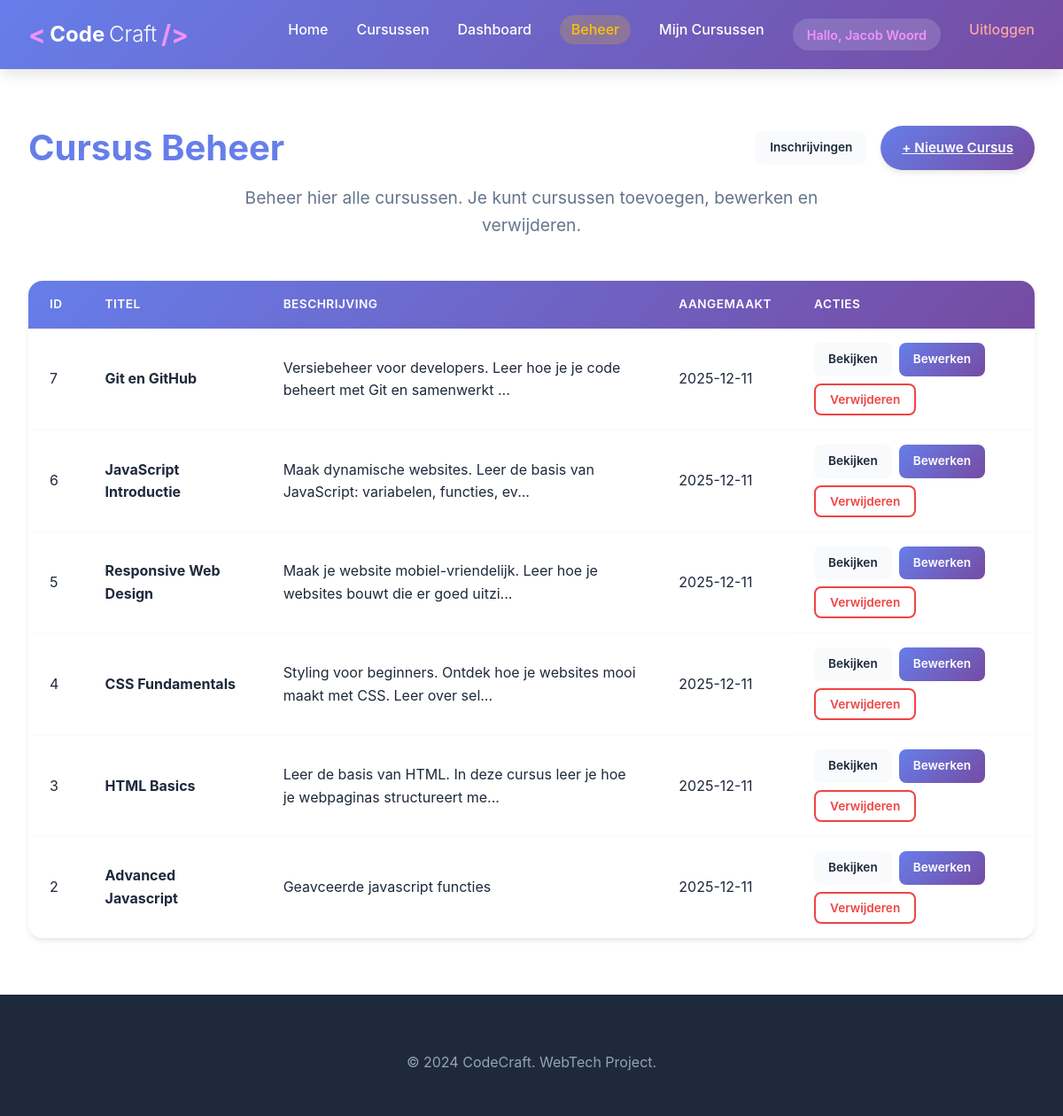
/courses (signed in), run on the app's committed database.
### tables this page shows
CREATE TABLE courses (
            id INTEGER PRIMARY KEY AUTOINCREMENT,
            title TEXT NOT NULL,
            description TEXT,
            created_at DATETIME DEFAULT CURRENT_TIMESTAMP
        );

### py/app.py (the view)
@app.route('/courses')
@admin_required
def list_courses():
    conn = get_db()
    cursor = conn.cursor()
    cursor.execute('SELECT * FROM courses ORDER BY id DESC')
    courses = cursor.fetchall()
    conn.close()
    return render_template('courses.html', courses=courses)

### py/app.py (called while the page is built)
def get_db():
    conn = sqlite3.connect(DATABASE)
    conn.row_factory = sqlite3.Row
    return conn

def admin_required(f):
    @wraps(f)
    def decorated_function(*args, **kwargs):
        if 'user_id' not in session:
            flash('Je moet ingelogd zijn om deze pagina te bekijken.', 'error')
            return redirect(url_for('login_page'))
        if not session.get('is_admin'):
            flash('Je hebt geen toegang tot deze pagina.', 'error')
            return redirect(url_for('index'))
        return f(*args, **kwargs)
    return decorated_function

@app.context_processor
def inject_user():
    return {
        'logged_in': 'user_id' in session,
        'user_name': session.get('user_name'),
        'user_email': session.get('user_email'),
        'is_admin': session.get('is_admin', False)
    }

### templates/courses.html (shortened to what this page needs)
{% extends "base.html" %}
{% block content %}
<section class="page-section" id="admin-courses">
    <div class="container">
        <div class="admin-header">
            <h2>Cursus Beheer</h2>
            <div class="admin-header-buttons">
                <a href="{{ url_for('admin_enrollments') }}" class="btn-action btn-view">Inschrijvingen</a>
                <a href="{{ url_for('create_course') }}" class="submit-button">
                    <span>+ Nieuwe Cursus</span>
                </a>
            </div>
        </div>
        <p class="section-intro">
            Beheer hier alle cursussen. Je kunt cursussen toevoegen, bewerken en verwijderen.
        </p>
        {% if courses %}
        <div class="admin-table-wrapper">
            <table class="admin-table">
                <thead>
                    <tr>
                        <th>ID</th>
                        <th>Titel</th>
                        <th>Beschrijving</th>
                        <th>Aangemaakt</th>
                        <th>Acties</th>
                    </tr>
                </thead>
                <tbody>
                    {% for course in courses %}
                    <tr>
                        <td>{{ course.id }}</td>
                        <td><strong>{{ course.title }}</strong></td>
                        <td>{{ course.description[:80] }}{% if course.description|length > 80 %}...{% endif %}</td>
                        <td>{{ course['created_at'][:10] }}</td>
                        <td class="action-buttons">
                            <a href="{{ url_for('view_course', id=course.id) }}" class="btn-action btn-view">Bekijken</a>
                            <a href="{{ url_for('edit_course', id=course.id) }}" class="btn-action btn-edit">Bewerken</a>
                            <form action="{{ url_for('delete_course', id=course.id) }}" method="POST" style="display: inline;">
                                <button type="submit" class="btn-action btn-delete" onclick="return confirm('Weet je zeker dat je deze cursus wilt verwijderen?')">Verwijderen</button>
                            </form>
                        </td>
                    </tr>
                    {% endfor %}
                </tbody>
            </table>
        </div>
        {% else %}
        <div class="empty-state">
            <p>Er zijn nog geen cursussen.</p>
            <p>Maak je eerste cursus aan om te beginnen!</p>
        </div>
        {% endif %}
    </div>
</section>
{% endblock %}

### static/style.css (style rules this page uses)
:root { --primary-color: #667eea; --primary-dark: #5568d3; --secondary-color: #764ba2; --accent-color: #f093fb; --success-color: #4ade80; --warning-color: #fbbf24; --danger-color: #ef4444; --bg-primary: #ffffff; --bg-secondary: #f8fafc; --bg-dark: #1e293b; --text-primary: #1e293b; --text-secondary: #64748b; --text-light: #94a3b8; --spacing-xs: 0.5rem; --spacing-sm: 1rem; --spacing-md: 2rem; --spacing-lg: 4rem; --spacing-xl: 6rem; --radius-sm: 0.25rem; --radius-md: 0.5rem; --radius-lg: 1rem; --radius-xl: 2rem; --shadow-sm: 0 1px 2px 0 rgb(0 0 0 / 0.05); --shadow-md: 0 4px 6px -1px rgb(0 0 0 / 0.1); --shadow-lg: 0 10px 15px -3px rgb(0 0 0 / 0.1); --shadow-xl: 0 20px 25px -5px rgb(0 0 0 / 0.1); --transition-fast: 0.15s ease; --transition-base: 0.3s ease; --transition-slow: 0.5s ease; }
* { margin: 0; padding: 0; box-sizing: border-box; }
html { scroll-behavior: smooth; }
body { font-family: -apple-system, BlinkMacSystemFont, 'Segoe UI', Roboto, 'Helvetica Neue', Arial, sans-serif; line-height: 1.6; color: var(--text-primary); background: var(--bg-primary); }
h1, h2, h3, h4, h5, h6 { line-height: 1.2; font-weight: 700; }
h2 { font-size: 2.5rem; }
p { margin-bottom: 1rem; }
a { color: var(--primary-color); transition: color var(--transition-base); }
.container { max-width: 1200px; margin: 0 auto; padding: 0 var(--spacing-md); }
section { padding: var(--spacing-lg) 0; }
h2 { color: var(--primary-color); margin-bottom: var(--spacing-md); text-align: center; position: relative; display: inline-block; width: 100%; }
h2::after { content: ''; display: block; width: 100px; height: 4px; background: linear-gradient(90deg, var(--primary-color), var(--accent-color)); margin: 1rem auto; border-radius: 2px; }
.section-intro { text-align: center; font-size: 1.2rem; color: var(--text-secondary); max-width: 700px; margin: 0 auto 3rem; }
.page-section { padding: var(--spacing-lg) 0; min-height: calc(100vh - 200px); }
.submit-button { background: linear-gradient(135deg, var(--primary-color), var(--secondary-color)); color: white; padding: 1rem 2rem; border: none; border-radius: 50px; font-size: 1.1rem; font-weight: 600; cursor: pointer; transition: all var(--transition-base); width: 100%; box-shadow: var(--shadow-md); display: flex; align-items: center; justify-content: center; gap: 0.5rem; }
.admin-header { display: flex; justify-content: space-between; align-items: center; flex-wrap: wrap; gap: 1rem; margin-bottom: 1rem; }
.admin-header h2 { margin: 0; text-align: left; width: auto; }
.admin-header h2::after { display: none; }
.admin-header .submit-button { width: auto; padding: 0.8rem 1.5rem; font-size: 0.95rem; }
.admin-header-buttons { display: flex; gap: 1rem; align-items: center; }
.admin-table-wrapper { overflow-x: auto; margin-top: var(--spacing-md); border-radius: var(--radius-lg); box-shadow: var(--shadow-md); }
.admin-table { width: 100%; border-collapse: collapse; background: white; }
.admin-table thead { background: linear-gradient(135deg, var(--primary-color), var(--secondary-color)); }
.admin-table th { color: white; font-weight: 600; text-align: left; padding: 1rem 1.5rem; text-transform: uppercase; font-size: 0.85rem; letter-spacing: 0.5px; }
.admin-table td { padding: 1rem 1.5rem; border-bottom: 1px solid var(--bg-secondary); vertical-align: middle; }
.admin-table tbody tr { transition: background var(--transition-fast); }
.admin-table tbody tr:last-child td { border-bottom: none; }
.action-buttons { display: flex; gap: 0.5rem; flex-wrap: wrap; }
.btn-action { display: inline-block; padding: 0.5rem 1rem; border-radius: var(--radius-md); font-size: 0.85rem; font-weight: 600; text-decoration: none; transition: all var(--transition-fast); border: none; cursor: pointer; font-family: inherit; }
.btn-view { background: var(--bg-secondary); color: var(--text-primary); }
.btn-edit { background: linear-gradient(135deg, var(--primary-color), var(--secondary-color)); color: white; }
.btn-delete { background: transparent; color: var(--danger-color); border: 2px solid var(--danger-color); }

### data on the page
courses: id "7", title "Git en GitHub", description "Versiebeheer voor developers. Leer hoe je je code beheert met Git en samenwerkt", created_at "2025-12-11"
courses: id "6", title "JavaScript Introductie", description "Maak dynamische websites. Leer de basis van JavaScript: variabelen, functies, ev", created_at "2025-12-11"
courses: id "5", title "Responsive Web Design", description "Maak je website mobiel-vriendelijk. Leer hoe je websites bouwt die er goed uitzi", created_at "2025-12-11"
courses: id "4", title "CSS Fundamentals", description "Styling voor beginners. Ontdek hoe je websites mooi maakt met CSS. Leer over sel", created_at "2025-12-11"
courses: id "3", title "HTML Basics", description "Leer de basis van HTML. In deze cursus leer je hoe je webpaginas structureert me", created_at "2025-12-11"
courses: id "2", title "Advanced Javascript", description "Geavceerde javascript functies", created_at "2025-12-11"

### other printed values
{{ user_name }} "Jacob Woord"
